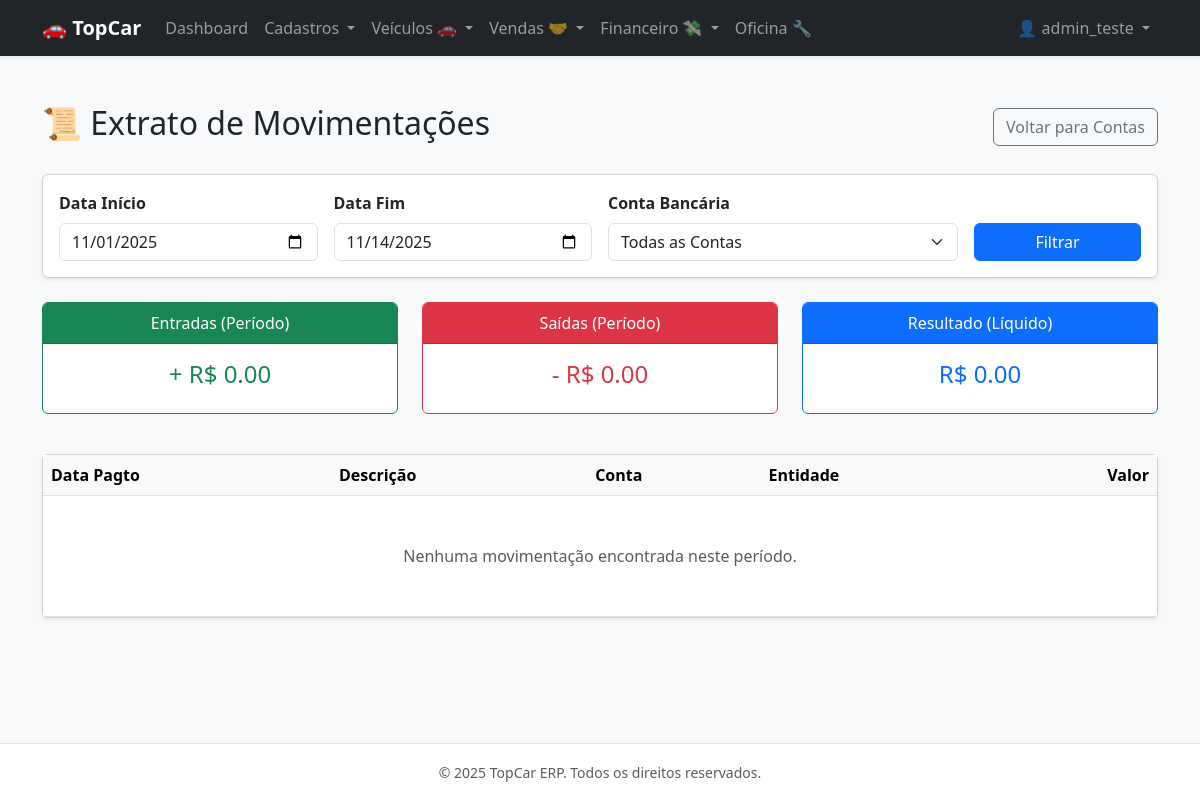
Before: /financial/statement/ (signed in) with the older database file.
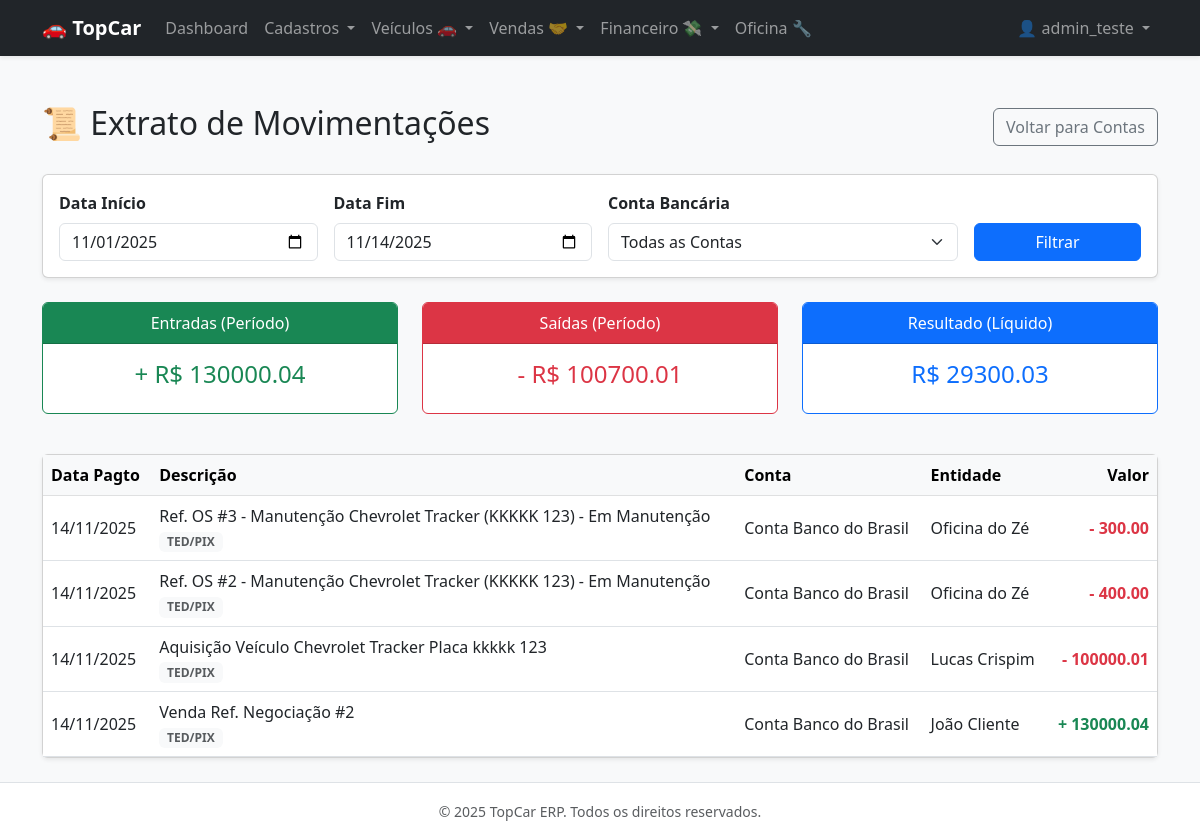
After: the same page with the newer database file.
### apps/financial/models.py (models this page shows, shortened)
class Installment(TenantAwareModel):
    PAYMENT_METHODS = [
        ('CASH', 'Dinheiro'),
        ('TRANSFER', 'TED/PIX'),
        ('BOLETO', 'Boleto'),
        ('CREDIT_CARD', 'Cartão Crédito'),
        ('FINANCING', 'Financiamento'),
    ]
    ledger = models.ForeignKey(Ledger, on_delete=models.CASCADE, related_name='parcelas')
    financial_account = models.ForeignKey(
        FinancialAccount,
        on_delete=models.PROTECT,
        null=True,
        blank=True,
        verbose_name="Conta Movimentada"
    )
    installment_number = models.PositiveIntegerField(verbose_name="Nº Parcela")
    due_date = models.DateField(verbose_name="Vencimento")
    pay_date = models.DateField(null=True, blank=True, verbose_name="Data Pagamento")
    value = models.DecimalField(max_digits=12, decimal_places=2, verbose_name="Valor Parcela")
    paid_value = models.DecimalField(max_digits=12, decimal_places=2, default=0.00, verbose_name="Valor Pago")
    payment_method = models.CharField(max_length=20, choices=PAYMENT_METHODS, null=True, blank=True, verbose_name="Forma Pagto")
    class Meta:
        verbose_name = "Parcela / Movimentação"
        verbose_name_plural = "Parcelas"
        unique_together = ('ledger', 'installment_number')

class Ledger(TenantAwareModel):
    TRANS_TYPE_CHOICES = [
        ('PAYABLE', 'A Pagar'),
        ('RECEIVABLE', 'A Receber'),
    ]
    STATUS_CHOICES = [
        ('OPEN', 'Em Aberto'),
        ('PARTIAL', 'Pago Parcialmente'),
        ('PAID', 'Quitado'),
        ('CANCELED', 'Cancelado'),
    ]
    entity = models.ForeignKey(Entity, on_delete=models.PROTECT, verbose_name="Entidade (Parceiro)")
    chart_of_accounts = models.ForeignKey(ChartOfAccounts, on_delete=models.PROTECT, verbose_name="Categoria")
    vehicle = models.ForeignKey(
        Vehicle,
        on_delete=models.SET_NULL,
        null=True,
        blank=True,
        related_name='lancamentos',
        verbose_name="Veículo (Centro de Custo)"
    )
    total_value = models.DecimalField(max_digits=12, decimal_places=2, verbose_name="Valor Total")
    transaction_type = models.CharField(max_length=15, choices=TRANS_TYPE_CHOICES, verbose_name="Tipo")
    status = models.CharField(max_length=15, choices=STATUS_CHOICES, default='OPEN', db_index=True)
    due_date = models.DateField(db_index=True, verbose_name="Data de Competência/Vencimento")
    description = models.TextField(verbose_name="Histórico/Descrição")
    negotiation = models.ForeignKey(
        'negotiations.Negotiation',
        on_delete=models.SET_NULL,
        null=True,
        blank=True,
        verbose_name="Origem da Negociação"
    )
    class Meta:
        verbose_name = "Lançamento (Ledger)"
        verbose_name_plural = "Lançamentos"
        indexes = [
            models.Index(fields=['status', 'due_date']),
            models.Index(fields=['transaction_type']),
        ]

class FinancialAccount(TenantAwareModel):
    TYPE_CHOICES = [
        ('CASH', 'Caixa Físico'),
        ('BANK', 'Conta Bancária'),
    ]
    name = models.CharField(max_length=100, verbose_name="Nome da Conta")
    account_type = models.CharField(max_length=10, choices=TYPE_CHOICES, default='BANK')
    balance = models.DecimalField(max_digits=15, decimal_places=2, default=0.00, verbose_name="Saldo Atual")
    class Meta:
        verbose_name = "Conta Financeira"
        verbose_name_plural = "Contas Financeiras"

### apps/parties/models.py (models this page shows, shortened)
class Entity(TenantAwareModel):
    TIPO_ENTIDADE_CHOICES = [
        ('FISICA', 'Pessoa Física'),
        ('JURIDICA', 'Pessoa Jurídica'),
    ]
    nome_razao_social = models.CharField(max_length=255, verbose_name="Nome / Razão Social")
    documento_principal = models.CharField(
        max_length=20,
        unique=True,
        db_index=True,
        verbose_name="CPF/CNPJ"
    )
    tipo_entidade = models.CharField(
        max_length=10,
        choices=TIPO_ENTIDADE_CHOICES,
        default='FISICA'
    )
    email = models.EmailField(null=True, blank=True)
    telefone = models.CharField(max_length=20, null=True, blank=True)
    class Meta:
        verbose_name = 'Entidade'
        verbose_name_plural = 'Entidades'
        indexes = [
            models.Index(fields=['nome_razao_social']),
        ]

### apps/financial/views.py (the view)
# urls.py: path('statement/', views.financial_statement, name='financial_statement'),
@login_required
def financial_statement(request):
    today = date.today()
    first_day = today.replace(day=1)
    start_date = request.GET.get('start_date', first_day.isoformat())
    end_date = request.GET.get('end_date', today.isoformat())
    account_id = request.GET.get('account_id', '')
    movements = Installment.objects.filter(
        pay_date__range=[start_date, end_date],
        paid_value__gt=0
    ).select_related('ledger', 'ledger__entity', 'financial_account').order_by('-pay_date', '-id')
    if account_id:
        movements = movements.filter(financial_account_id=account_id)
    total_in = movements.filter(ledger__transaction_type='RECEIVABLE').aggregate(Sum('paid_value'))['paid_value__sum'] or 0
    total_out = movements.filter(ledger__transaction_type='PAYABLE').aggregate(Sum('paid_value'))['paid_value__sum'] or 0
    balance_period = total_in - total_out
    accounts = FinancialAccount.objects.all()
    return render(request, 'financial/financial_statement.html', {
        'movements': movements,
        'accounts': accounts,
        'total_in': total_in,
        'total_out': total_out,
        'balance_period': balance_period,
        'filter_start': start_date,
        'filter_end': end_date,
        'filter_account': int(account_id) if account_id else '',
    })

### templates/financial/financial_statement.html (shortened to what this page needs)
{% extends 'base.html' %}
{% block content %}
<div class="d-flex justify-content-between align-items-center mb-4">
    <h2>📜 Extrato de Movimentações</h2>
    <a href="{% url 'financial_list' %}" class="btn btn-outline-secondary">Voltar para Contas</a>
</div>
<div class="card p-3 mb-4 shadow-sm bg-white">
    <form method="get" class="row g-3 align-items-end" autocomplete="off">
        <div class="col-md-3">
            <label class="form-label fw-bold">Data Início</label>
            <input type="date" name="start_date" value="{{ filter_start }}" class="form-control">
        </div>
        <div class="col-md-3">
            <label class="form-label fw-bold">Data Fim</label>
            <input type="date" name="end_date" value="{{ filter_end }}" class="form-control">
        </div>
        <div class="col-md-4">
            <label class="form-label fw-bold">Conta Bancária</label>
            <select name="account_id" class="form-select">
                <option value="">Todas as Contas</option>
            </select>
        </div>
        <div class="col-md-2">
            <button type="submit" class="btn btn-primary w-100">Filtrar</button>
        </div>
    </form>
</div>
<div class="row mb-4 text-center">
    <div class="col-md-4">
        <div class="card border-success mb-3">
            <div class="card-header bg-success text-white">Entradas (Período)</div>
            <div class="card-body">
                <h4 class="card-title text-success">+ R$ {{ total_in|floatformat:2 }}</h4>
            </div>
        </div>
    </div>
    <div class="col-md-4">
        <div class="card border-danger mb-3">
            <div class="card-header bg-danger text-white">Saídas (Período)</div>
            <div class="card-body">
                <h4 class="card-title text-danger">- R$ {{ total_out|floatformat:2 }}</h4>
            </div>
        </div>
    </div>
    <div class="col-md-4">
        <div class="card border-primary mb-3">
            <div class="card-header bg-primary text-white">Resultado (Líquido)</div>
            <div class="card-body">
                <h4 class="card-title {% if balance_period >= 0 %}text-primary{% else %}text-danger{% endif %}">
                    R$ {{ balance_period|floatformat:2 }}
                </h4>
            </div>
        </div>
    </div>
</div>
<div class="card shadow-sm">
    <div class="table-responsive">
        <table class="table table-hover align-middle mb-0">
            <thead class="table-light">
                <tr>
                    <th>Data Pagto</th>
                    <th>Descrição</th>
                    <th>Conta</th>
                    <th>Entidade</th>
                    <th class="text-end">Valor</th>
                </tr>
            </thead>
            <tbody>
                {% for mov in movements %}
                <tr>
                    <td>{{ mov.pay_date|date:"d/m/Y" }}</td>
                    <td>
                        {{ mov.ledger.description }}
                        {% if mov.payment_method %}
                            <br><small class="text-muted badge bg-light text-dark">{{ mov.get_payment_method_display }}</small>
                        {% endif %}
                    </td>
                    <td>{{ mov.financial_account.name }}</td>
                    <td>{{ mov.ledger.entity.nome_razao_social }}</td>
                    <td class="text-end fw-bold">
                        {% if mov.ledger.transaction_type == 'RECEIVABLE' %}
                            <span class="text-success">+ {{ mov.paid_value }}</span>
                        {% else %}
                            <span class="text-danger">- {{ mov.paid_value }}</span>
                        {% endif %}
                    </td>
                </tr>
                {% empty %}
                <tr>
                    <td colspan="5" class="text-center py-5 text-muted">
                        Nenhuma movimentação encontrada neste período.
                    </td>
                </tr>
                {% endfor %}
            </tbody>
        </table>
    </div>
</div>
{% endblock %}

Changed rows visible on the page:
added Installment: pay_date "14/11/2025", ledger.description "Ref. OS #3 - Manutenção Chevrolet Tracker (KKKKK 123) - Em Manutenção", payment_method "TED/PIX", financial_account.name "Conta Banco do Brasil", ledger.entity.nome_razao_social "Oficina do Zé", paid_value "300.00"
added Installment: pay_date "14/11/2025", ledger.description "Ref. OS #2 - Manutenção Chevrolet Tracker (KKKKK 123) - Em Manutenção", payment_method "TED/PIX", financial_account.name "Conta Banco do Brasil", ledger.entity.nome_razao_social "Oficina do Zé", paid_value "400.00"
added Installment: pay_date "14/11/2025", ledger.description "Aquisição Veículo Chevrolet Tracker Placa kkkkk 123", payment_method "TED/PIX", financial_account.name "Conta Banco do Brasil", ledger.entity.nome_razao_social "Lucas Crispim", paid_value "100000.01"
added Installment: pay_date "14/11/2025", ledger.description "Venda Ref. Negociação #2", payment_method "TED/PIX", financial_account.name "Conta Banco do Brasil", ledger.entity.nome_razao_social "João Cliente", paid_value "130000.04"
Other visible differences:
{{ total_in|floatformat:2 }}: "0.00" → "130000.04"
{{ total_out|floatformat:2 }}: "0.00" → "100700.01"
{{ balance_period|floatformat:2 }}: "0.00" → "29300.03"
text no longer shown: "Nenhuma movimentação encontrada neste período."
